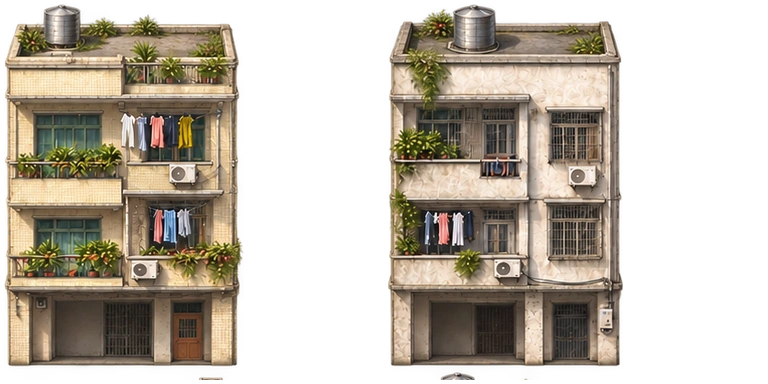
#> input picture HaqiCombatSim/assets/adventure/earth/streets/living-buildings-2-2ffe744900cc.webp, 768 x 384 px; its folder holds only this picture in this run
$ python prepare_city_street_art.py ../assets/adventure/earth/streets/living-buildings-2-2ffe744900cc.webp
#> lines starting #> are read from the running program, lines starting #| are printed output that depends on the picture
"""Pack inspected streetscape cells, preserving alpha and hash provenance.

python scripts/prepare_city_street_art.py source.png
CDN URLs are intentionally absent until a successful upload is verified.
"""
import hashlib, io, json, sys
from pathlib import Path
from PIL import Image
root=Path(__file__).resolve().parents[1]
source=Path(sys.argv[1]); im=Image.open(source).convert('RGBA')
#> further down, im is the input picture: PIL image 768x384 RGBA; mean R, G, B, A 84.8, 75.4, 61.9, 135.3
names=['shophouse','corner-shop','apartment','nantou-gate','banyan','palm','flowers','shelter','food-stall','fruit-stall','bench','bicycles','car','minibus','lingnan-house','cafe']
# Inspected generation has three 325px rows followed by a shorter vehicle row.
cuts=[0,326/1200,650/1200,920/1200,1]
entries={}
for i,name in enumerate(names):
    x=i%4;y=i//4
    cell=im.crop((round(x*im.width/4)+6,round(cuts[y]*im.height)+6,round((x+1)*im.width/4)-6,round(cuts[y+1]*im.height)-6))
    box=cell.getchannel('A').getbbox();assert box,name
    cell=cell.crop(box);cell.thumbnail((512,512),Image.Resampling.LANCZOS)
    for options in [{'lossless':True}]+[{'quality':q} for q in [94,90,86,82]]:
        buf=io.BytesIO();cell.save(buf,'WEBP',method=6,**options);data=buf.getvalue()
        if len(data)<=200000:break
    assert len(data)<=200000
    sha=hashlib.sha256(data).hexdigest();local=f'assets/adventure/earth/streets/{name}-{sha[:12]}.webp'
    dest=root/local;dest.parent.mkdir(parents=True,exist_ok=True);dest.write_bytes(data)
    entries[name]={'id':'city-street:'+name+':'+sha[:12],'local':local,'width':cell.width,'height':cell.height,'bytes':len(data),'sha256':sha,'sourceSha256':hashlib.sha256(source.read_bytes()).hexdigest(),'source':'Offline imagegen original Shenzhen-inspired sprite; not surveyed architecture','encoding':options,'anchor':[0.5,1]}
#> this loop made 16 passes
#> box on passes 1 to 12: (0, 0, 180, 92), (0, 15, 46, 92), (0, 0, 180, 92), (0, 12, 41, 92), (0, 0, 180, 92), (0, 0, 46, 92), (0, 0, 180, 92), (0, 0, 41, 92), (0, 0, 180, 74), (0, 0, 46, 74), (0, 0, 180, 74), (0, 0, 41, 74)
#> pass 1, `cell=im.crop((round(x*im.width/4)+6,round(cuts[y]*im.height)+6,round((..`:
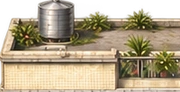
#> cell: PIL image 180x92 RGBA; mean R, G, B, A 148.6, 134, 105.5, 209.8; transparent parts drawn white
#> pass 2, `cell=im.crop((round(x*im.width/4)+6,round(cuts[y]*im.height)+6,round((..`:
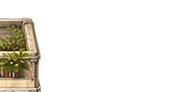
#> cell: PIL image 180x92 RGBA; mean R, G, B, A 34.1, 30.9, 22.6, 42.3; transparent parts drawn white
#> pass 2, `cell = cell.crop(box)`:
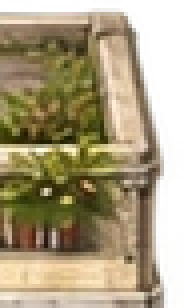
#> cell: PIL image 46x77 RGBA (shown 4 times larger); mean R, G, B, A 142.3, 127.6, 89.8, 197.6; transparent parts drawn white
#> pass 3, `cell=im.crop((round(x*im.width/4)+6,round(cuts[y]*im.height)+6,round((..`:
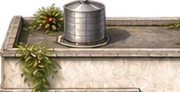
#> cell: PIL image 180x92 RGBA; mean R, G, B, A 148.4, 134.3, 115.3, 214.3; transparent parts drawn white
#> after the loop:
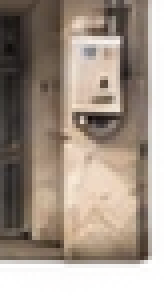
#> cell: PIL image 41x74 RGBA (shown 4 times larger); mean R, G, B, A 142.8, 121.2, 101.7, 203.4; transparent parts drawn white
#> after the loop, entries = 16 items
out=root/'data/adventure/earth/street-art.json'
previous=json.loads(out.read_text(encoding='utf8')) if out.exists() else {}
for key,entry in entries.items():
    old=previous.get('entries',{}).get(key,{})
    if old.get('sha256')==entry['sha256'] and old.get('cdn'):entry['cdn']=old['cdn']
#> this loop made 16 passes
#> key on passes 1 to 12: 'shophouse', 'corner-shop', 'apartment', 'nantou-gate', 'banyan', 'palm', 'flowers', 'shelter', 'food-stall', 'fruit-stall', 'bench', 'bicycles'
out.write_text(json.dumps({**previous,'version':1,'entries':{**previous.get('entries',{}),**entries}},ensure_ascii=False,indent=2)+'\n',encoding='utf8')
print(json.dumps({'manifest':str(out),'files':len(entries),'bytes':sum(x['bytes'] for x in entries.values())}))
#| {"manifest": "HaqiCombatSim/data/adventure/earth/street-art.json", "files": 16, "bytes": 225590}
